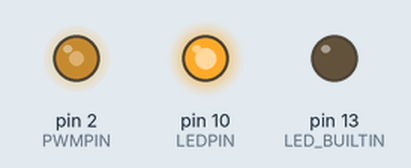
A sketch run on a simulated Arduino Uno, built with avr-gcc and run on an emulated ATmega328P. Parts: output pins drawn as LEDs (lit = HIGH).

Above: at 0.13 s.
At 3.23 s:
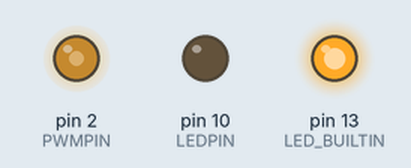
At 20.01 s:
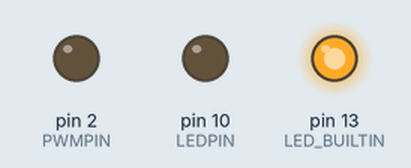
At 39.89 s:
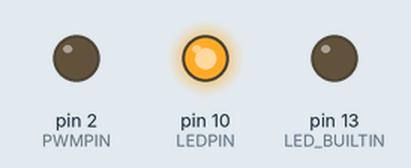
Timing chart, 0 to 40.0 s (numbered marks = the images above):
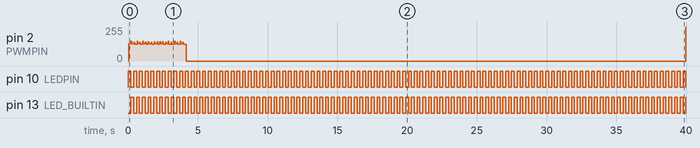

Measured:
- by itself, pin 10 (LEDPIN), pin 13 (LED_BUILTIN): alternates HIGH for 0.21 s and LOW for 0.21 s

The sketch:

blinks.ino
```cpp
/*
  Macro Definitions:

  LEDPIN, PWMPIN <= Pin mappings
  ON_B, OFF_B <= Status Flags
    if ON_B undefined set it as 0
    if OFF_B undefined set it as 0
    else if the are defined, they will be 1
*/
#define LEDPIN 10
#define PWMPIN 2
#define ON_B
#define OFF_B
#ifdef ON_B
  #define ON_B 1
#endif
#ifdef OFF_B
  #define OFF_B 1
#endif
#ifndef ON_B
  #define ON_B 0
#endif
#ifndef OFF_B
  #define OFF_B 0
#endif
// Global variable for number of cycles
int i = 0;

// Function Prototypes

/*********************************************
* spkr_click() A function that clicks the speaker
*   Args: None
*   Returns: None
*
*   This function behaves as a coroutine for the loop function.
* The primary purpose of this function is to enhance the readability of
* the main function by encapsulating the code in a branch allowing for
* streamlined transition between spkr_click() and spkr_sound() (commenting
* and uncommenting either one) as shown in the lab.
*
*   Authors: Noah Crouch, Taylor Kelly
*/
void spkr_click();

/*********************************************
* spkr_sound() A function that emits a 250Hz sound from the speaker
*   Args: None
*   Returns: 8 bit integer denoting if the sound was fired off or not.
* This is used in the loop function to determine when to delay between blinks.
* If this function was called, the loop function must not delay any further, but
* if this function was not called the loop function must delay 200 seconds between
* alternating blinks.
*
*   This function behaves as a coroutine for the loop function.
* The primary purpose of this function is to enhance the readability of
* the main function by encapsulating the code in a branch allowing for
* streamlined transition between spkr_click() and spkr_sound() (commenting
* and uncommenting either one) as shown in the lab.
*
*   Authors: Noah Crouch, Taylor Kelly
*/
int8_t spkr_sound();


// the setup function runs once when you press reset or power the board
void setup() {
  // initialize digital pin LED_BUILTIN as an output.
  pinMode(LED_BUILTIN, OUTPUT);
  pinMode(LEDPIN, OUTPUT);
  pinMode(PWMPIN, OUTPUT);
}

// the loop function runs over and over again forever
void loop() {
  // 8 bit integer to denote if the speaker was sounded off
  int8_t sounded;
  // Conditional logic to choose which routine to do
    // If ON_B is the sole option defined
      // toggle the on board LED only
    // If OFF_B is the sole option defined
      // toggle the off board LED only
    // If both are defined
      // alternate toggling one off and the other on
  if (ON_B && !OFF_B) {
    digitalWrite(LED_BUILTIN, HIGH);
  } else if (OFF_B && !ON_B) {
    digitalWrite(LEDPIN, HIGH);
  } else if (ON_B && OFF_B) {
    digitalWrite(LEDPIN, HIGH);
    digitalWrite(LED_BUILTIN, LOW);
    // comment out spkr_click() and uncomment the spkr_sound()
    // method to enable the speaker to sound off the 250 hz tone
    // Else, comment out spkr_sound() and uncomment spkr_click()
    // to enable the speaker to click
    spkr_click();
    // Only allow the speaker to sound for 10 cycles, 2 seconds
    if(i < 10){
      // get the bit flag from spkr_sound whilst sounding off the speaker
      sounded = spkr_sound();
    }
    else
      // if we are past the 10 cycles then do not sound the speaker and delay
      // using the delay(200)
      sounded = 0;

  }
  // if the sounded state is 0 'manually' delay
  if (sounded == 0)
    delay(200);

  // Conditional logic to choose which routine to do
    // If ON_B is the sole option defined
      // toggle the on board LED only
    // If OFF_B is the sole option defined
      // toggle the off board LED only
    // If both are defined
      // alternate toggling one off and the other on
  if (ON_B && !OFF_B) {
    digitalWrite(LED_BUILTIN, LOW);
  } else if (OFF_B && !ON_B) {
    digitalWrite(LEDPIN, LOW);
  } else if (ON_B && OFF_B) {
    digitalWrite(LEDPIN, LOW);
    digitalWrite(LED_BUILTIN, HIGH);
    // comment out spkr_click() and uncomment the spkr_sound()
    // method to enable the speaker to sound off the 250 hz tone
    // Else, comment out spkr_sound() and uncomment spkr_click()
    // to enable the speaker to click
    spkr_click();
    // Only allow the speaker to sound for 10 cycles, 2 seconds
    if(i < 10){
      sounded = spkr_sound();
    }
    else
      // if we are past the 10 cycles then do not sound the speaker and delay
      // using the delay(200)
      sounded = 0;

  }
  // if the sounded state is 0 'manually' delay
  if (sounded == 0)
    delay(200);
  // if the cycle counter is less than 10, increment the cycle counter
  if (i < 10)
    i += 1;
}


void spkr_click() {
  digitalWrite(PWMPIN, HIGH);
  delay(5);
  digitalWrite(PWMPIN, LOW);
}


int8_t spkr_sound() {
  for (int itr = 0; itr < 100; itr++) {
    if (itr % 2 == 0) {
      digitalWrite(PWMPIN, LOW);
      delay(2);
    } else if (itr % 2 == 1) {
      digitalWrite(PWMPIN, HIGH);
      delay(2);
    }
  }
  return 1;
}
```
